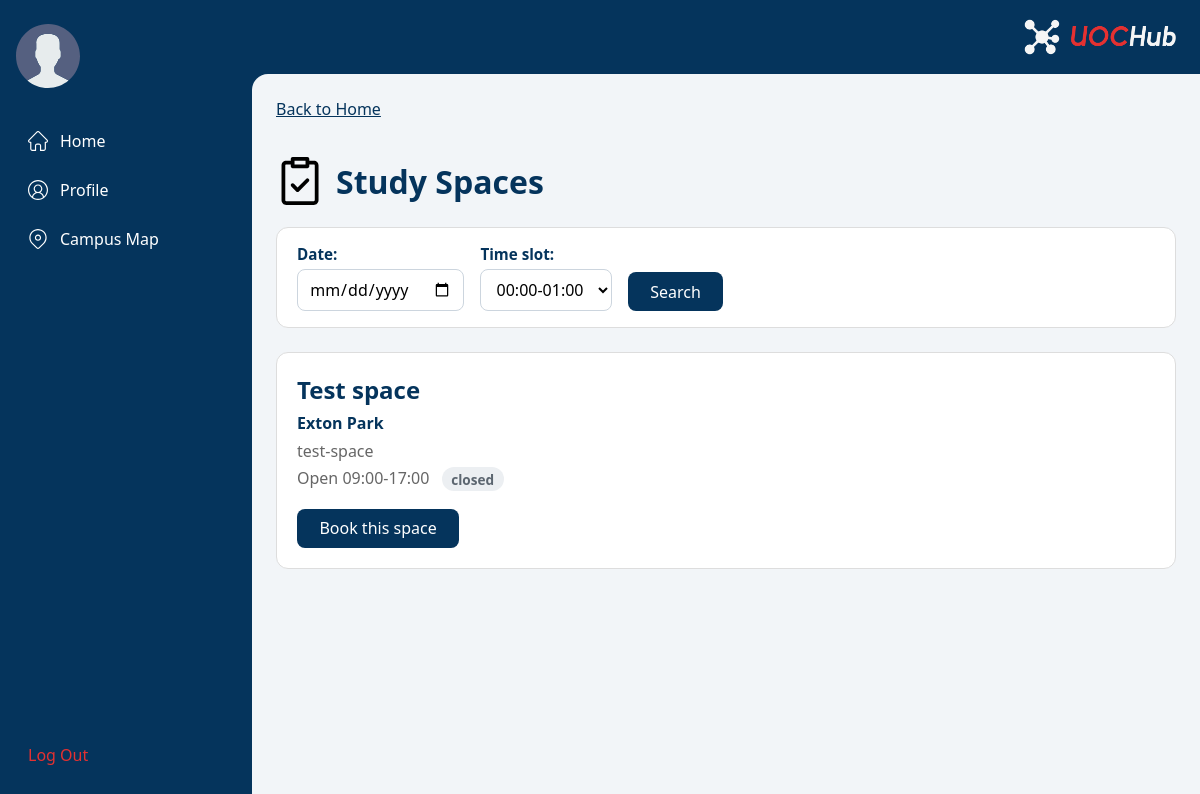
Screenshot of /study-spaces/ with the database file from the repository.
### core/models.py (models this page shows, shortened)
class StudySpace(models.Model):
    name = models.CharField(max_length=100)
    slug = models.SlugField(unique=True)
    building = models.ForeignKey(
        Building, on_delete=models.CASCADE, related_name="study_spaces"
    )
    description = models.TextField(blank=True)
    opening_time = models.TimeField(default=datetime.time(9))
    closing_time = models.TimeField(default=datetime.time(17))
    def availability_now(self):
        now = timezone.localtime()
        if not (self.opening_time <= now.time() < self.closing_time):
            return "closed"
        booked = self.bookings.filter(
            date=now.date(), start_time__lte=now.time(), end_time__gt=now.time()
        ).exists()
        return "in use" if booked else "free"

class Building(models.Model):
    name = models.CharField(max_length=100)
    slug = models.SlugField(unique=True)
    description = models.TextField(blank=True)
    latitude = models.FloatField(null=True, blank=True)
    longitude = models.FloatField(null=True, blank=True)
    website = models.URLField(blank=True)

### core/views.py (the view, shortened to what this page needs)
# urls.py: path("study-spaces/", views.study_spaces, name="study-spaces"),
def study_spaces(request):
    spaces = StudySpace.objects.select_related("building").all()
    search_form = SpaceSearchForm(request.GET or None)
    searched = False
    return render(
        request,
        "core/study_spaces.html",
        {
            "title": "Study Spaces",
            "spaces": spaces,
            "search_form": search_form,
            "searched": searched,
        },
    )

### core/forms.py
class SpaceSearchForm(forms.Form):
    date = forms.DateField(widget=forms.DateInput(attrs={"type": "date"}))
    hour = forms.TypedChoiceField(
        coerce=int,
        choices=[(h, f"{h:02d}:00-{h + 1:02d}:00") for h in range(24)],
        label="Time slot",
    )

### core/templates/core/study_spaces.html (shortened to what this page needs)
{% extends "core/base.html" %}
{% load static %}
{% block content %}
<a class="back-link" href="{% url 'home' %}">Back to Home</a>
<h1 class="page-title">
    <img class="page-icon" src="{% static 'icons/study-spaces.svg' %}" alt="">
    Study Spaces
</h1>
<form method="get" class="space-search-form">
    {{ search_form.as_p }}
    <button type="submit">Search</button>
</form>
{% if spaces %}
<ul class="space-list">
    {% for space in spaces %}
    <li>
        <h2>{{ space.name }}</h2>
        <p class="space-building">{{ space.building.name }}</p>
        {% if space.description %}<p>{{ space.description }}</p>{% endif %}
        <p>
            Open {{ space.opening_time|time:"H:i" }}-{{ space.closing_time|time:"H:i" }}
            {% with status=space.availability_now %}
            <span class="badge badge-{{ status|slugify }}">{{ status }}</span>
            {% endwith %}
        </p>
        <a class="btn" href="{% url 'book-space' space.slug %}">Book this space</a>
    </li>
    {% endfor %}
</ul>
{% else %}
<p>{% if searched %}No spaces are free at that time.{% else %}No study spaces available yet.{% endif %}</p>
{% endif %}
{% endblock %}

### core/static/styles/main.css (style rules this page uses)
:root { --navy: #05345c; --navy-light: #235279; --red: #e43131; --text-grey: #666; --page-bg: #f2f5f8; }
body { margin: 0; display: flex; min-height: 100vh; font-family: system-ui, sans-serif; }
h1, h2 { color: var(--navy); }
.page-title { display: flex; align-items: center; gap: 0.75rem; }
.page-icon { width: 48px; height: 48px; }
.back-link { display: inline-block; margin-bottom: 1rem; color: var(--navy); }
main label { font-weight: 600; color: var(--navy); font-size: 0.95rem; }
main input, main select, main textarea { padding: 0.5rem 0.7rem; border: 1px solid #ccd5de; border-radius: 8px; font: inherit; background: #fff; box-sizing: border-box; }
main form button { padding: 0.55rem 1.4rem; border: none; border-radius: 8px; background: var(--navy); color: #fff; font: inherit; cursor: pointer; }
.btn { display: inline-block; padding: 0.55rem 1.4rem; border-radius: 8px; background: var(--navy); color: #fff; text-decoration: none; }
.space-search-form { display: flex; flex-wrap: wrap; align-items: flex-end; gap: 1rem; max-width: 900px; margin-bottom: 1.5rem; padding: 1rem 1.25rem; border: 1px solid #ddd; border-radius: 12px; background: #fff; }
.space-search-form p { display: flex; flex-direction: column; gap: 0.35rem; margin: 0; }
.space-list, .directory-list { display: grid; gap: 1rem; max-width: 900px; margin: 0; padding: 0; list-style: none; }
.space-list li, .directory-list li { padding: 1.25rem; border: 1px solid #ddd; border-radius: 12px; background: #fff; }
.space-list h2, .directory-list h2 { margin: 0 0 0.25rem; }
.space-list p, .directory-list p { margin: 0.35rem 0; color: var(--text-grey); }
.space-list .space-building { color: var(--navy); font-weight: 600; }
.space-list .btn { margin-top: 0.75rem; }
.badge { display: inline-block; margin-left: 0.5rem; padding: 0.15rem 0.6rem; border-radius: 999px; font-size: 0.85rem; font-weight: 600; }
.badge-closed { background: #eceff2; color: #5c6670; }

### rows the page displays
StudySpace: name "Test space", building.name "Exton Park", description "test-space", opening_time "09:00", closing_time "17:00", availability_now "closed"
